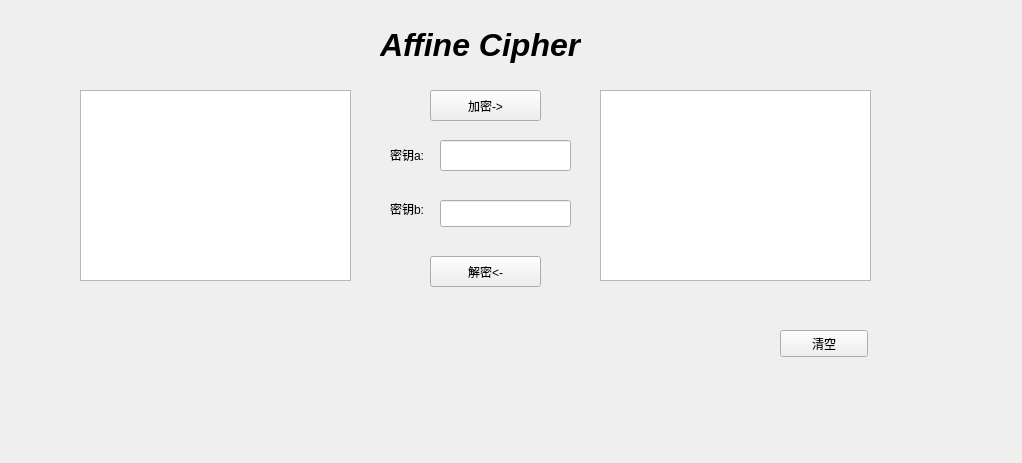
<?xml version="1.0" encoding="UTF-8"?>
<ui version="4.0">
 <class>Affine</class>
 <widget class="QWidget" name="Affine">
  <property name="geometry">
   <rect>
    <x>0</x>
    <y>0</y>
    <width>1022</width>
    <height>463</height>
   </rect>
  </property>
  <property name="windowTitle">
   <string>Form</string>
  </property>
  <widget class="QLabel" name="label">
   <property name="geometry">
    <rect>
     <x>380</x>
     <y>10</y>
     <width>201</width>
     <height>71</height>
    </rect>
   </property>
   <property name="text">
    <string>&lt;html&gt;&lt;head/&gt;&lt;body&gt;&lt;p&gt;&lt;span style=&quot; font-size:24pt; font-weight:600; font-style:italic;&quot;&gt;Affine Cipher&lt;/span&gt;&lt;/p&gt;&lt;/body&gt;&lt;/html&gt;</string>
   </property>
  </widget>
  <widget class="QTextEdit" name="plaintext_edit">
   <property name="geometry">
    <rect>
     <x>80</x>
     <y>90</y>
     <width>271</width>
     <height>191</height>
    </rect>
   </property>
   <property name="styleSheet">
    <string notr="true">font: 14pt &quot;Cantarell&quot;;</string>
   </property>
  </widget>
  <widget class="QTextEdit" name="ciphertext_edit">
   <property name="geometry">
    <rect>
     <x>600</x>
     <y>90</y>
     <width>271</width>
     <height>191</height>
    </rect>
   </property>
   <property name="styleSheet">
    <string notr="true">font: 14pt &quot;Cantarell&quot;;</string>
   </property>
  </widget>
  <widget class="QPushButton" name="pushButton">
   <property name="geometry">
    <rect>
     <x>430</x>
     <y>90</y>
     <width>111</width>
     <height>31</height>
    </rect>
   </property>
   <property name="styleSheet">
    <string notr="true"/>
   </property>
   <property name="text">
    <string>加密-&gt;</string>
   </property>
  </widget>
  <widget class="QPushButton" name="pushButton_2">
   <property name="geometry">
    <rect>
     <x>430</x>
     <y>256</y>
     <width>111</width>
     <height>31</height>
    </rect>
   </property>
   <property name="styleSheet">
    <string notr="true"/>
   </property>
   <property name="text">
    <string>解密&lt;-</string>
   </property>
  </widget>
  <widget class="QPushButton" name="pushButton_3">
   <property name="geometry">
    <rect>
     <x>780</x>
     <y>330</y>
     <width>88</width>
     <height>27</height>
    </rect>
   </property>
   <property name="text">
    <string>清空</string>
   </property>
  </widget>
  <widget class="QLineEdit" name="a_line">
   <property name="geometry">
    <rect>
     <x>440</x>
     <y>140</y>
     <width>131</width>
     <height>31</height>
    </rect>
   </property>
  </widget>
  <widget class="QLineEdit" name="b_line">
   <property name="geometry">
    <rect>
     <x>440</x>
     <y>200</y>
     <width>131</width>
     <height>27</height>
    </rect>
   </property>
  </widget>
  <widget class="QLabel" name="label_2">
   <property name="geometry">
    <rect>
     <x>390</x>
     <y>140</y>
     <width>51</width>
     <height>31</height>
    </rect>
   </property>
   <property name="styleSheet">
    <string notr="true">font: 13pt &quot;Cantarell&quot;;</string>
   </property>
   <property name="text">
    <string>&lt;html&gt;&lt;head/&gt;&lt;body&gt;&lt;p&gt;密钥a:&lt;/p&gt;&lt;/body&gt;&lt;/html&gt;</string>
   </property>
  </widget>
  <widget class="QLabel" name="label_3">
   <property name="geometry">
    <rect>
     <x>390</x>
     <y>200</y>
     <width>41</width>
     <height>19</height>
    </rect>
   </property>
   <property name="styleSheet">
    <string notr="true">font: 13pt &quot;Cantarell&quot;;</string>
   </property>
   <property name="text">
    <string>&lt;html&gt;&lt;head/&gt;&lt;body&gt;&lt;p&gt;密钥b:&lt;/p&gt;&lt;/body&gt;&lt;/html&gt;</string>
   </property>
  </widget>
  <zorder>label</zorder>
  <zorder>ciphertext_edit</zorder>
  <zorder>plaintext_edit</zorder>
  <zorder>pushButton</zorder>
  <zorder>pushButton_2</zorder>
  <zorder>pushButton_3</zorder>
  <zorder>a_line</zorder>
  <zorder>b_line</zorder>
  <zorder>label_2</zorder>
  <zorder>label_3</zorder>
 </widget>
 <resources/>
 <connections/>
</ui>
